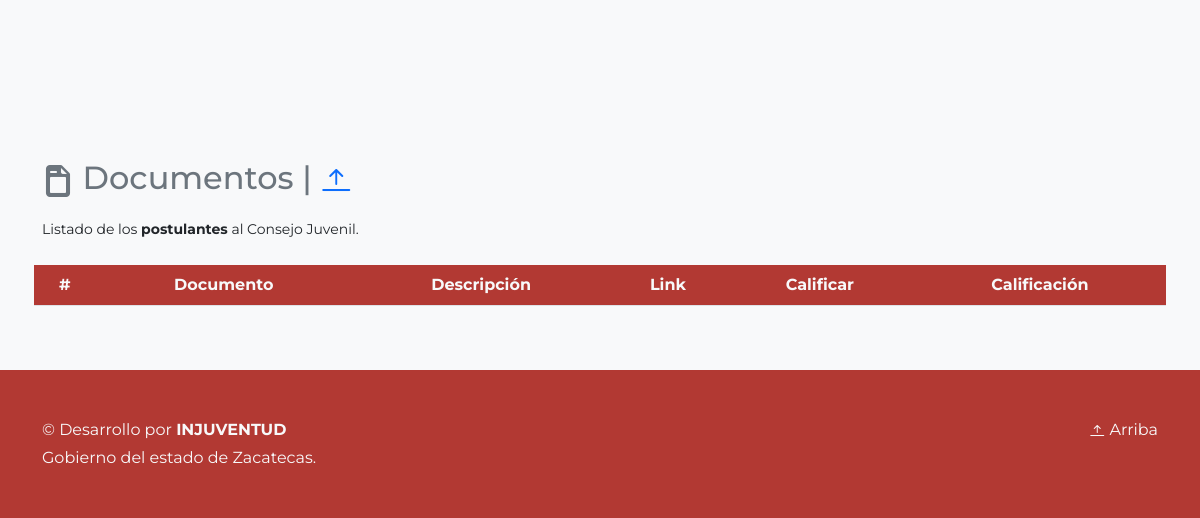
Page /sistema/jurado/listado_docs.php?id=16 (lower part) on the earlier database version.
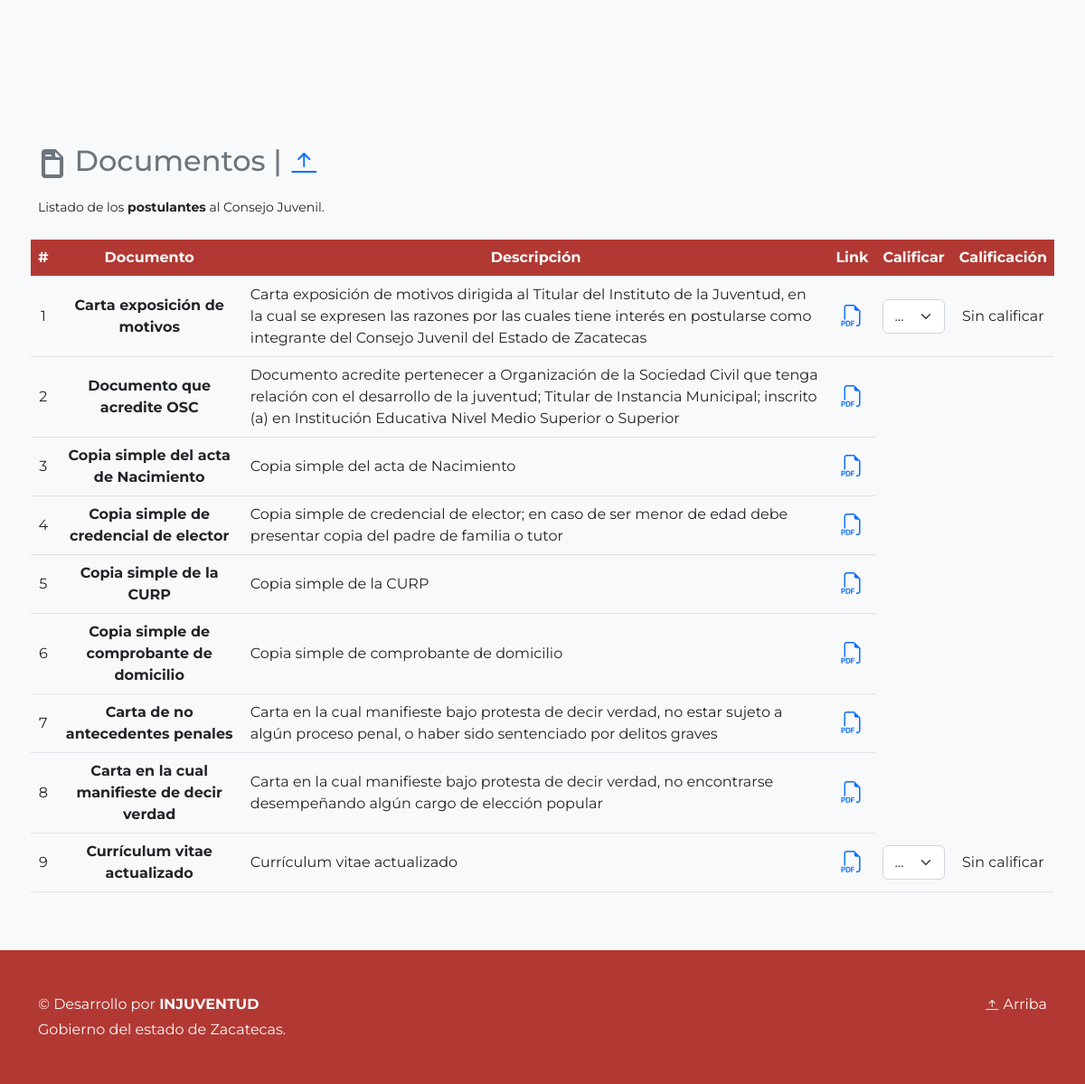
Same page on the later database version.
### tables this page shows
CREATE TABLE `documentos` (
  `id` int(11) NOT NULL,
  `documento` int(11) NOT NULL COMMENT 'Tipo documento numerado',
  `id_ext` int(11) NOT NULL,
  `link` varchar(45) NOT NULL,
  `fecha` datetime NOT NULL
);

CREATE TABLE `catalogo_documentos` (
  `id` int(11) NOT NULL,
  `documento` varchar(50) NOT NULL,
  `subtitulo` varchar(50) NOT NULL,
  `descripcion` varchar(300) NOT NULL,
  `link` varchar(200) DEFAULT NULL
);

### sistema/jurado/query/listado_documentos.php (the view, shortened to what this page needs)
<?php
include('qc.php');
$x=0;
$sqlDocs = "SELECT * FROM documentos WHERE id_ext = '$idPostulante' ORDER BY documento ASC";
$resultadoDocs = $conn->query($sqlDocs);
while($rowDocs = $resultadoDocs->fetch_assoc()){
    $x++;
    $doc = $rowDocs['documento'];
    $sqlDocumento ="SELECT * FROM catalogo_documentos WHERE id ='$doc'";
    $resultadoDocumento = $conn->query($sqlDocumento);
    $rowDocumento = $resultadoDocumento->fetch_assoc();
    echo'
    <tr class="align-middle">
        <td>'.$x.'</td>
        <td><strong>'.$rowDocumento['documento'].'</strong></td>
        <td class="text-start">'.$rowDocumento['descripcion'].'</td>
        <td><a href="../'.$rowDocs['link'].'"><i class="bi bi-filetype-pdf h4"></i></a></td>';
    if($rowDocs['documento']==1 || $rowDocs['documento']==9){
        echo'
        <td>
            <select class="form-select" aria-label="Default select example" id="calificacion'.$rowDocs['documento'].'" onchange="calificar('.$rowDocs['id_ext'].','.$rowDocs['documento'].','.$_SESSION['id'].')">
                <option selected value="">...</option>
                <option value="1">1</option>
                <option value="2">2</option>
                <option value="3">3</option>
                <option value="4">4</option>
                <option value="5">5</option>
                <option value="6">6</option>
                <option value="7">7</option>
                <option value="8">8</option>
                <option value="9">9</option>
                <option value="10">10</option>
            </select>
        </td>
        <td>
            <span id="calificacionActual'.$rowDocs['documento'].'">';
                if($rowDocs['documento']==1){
                    $idExtCon = $rowDocs['id_ext'];
                    $jurado = $_SESSION['id'];
                    $docCon = "SELECT * FROM calificacion WHERE documento = 1 AND id_ext = '$idExtCon' AND id_jurado = '$jurado'";
                    $resultadoCon = $conn->query($docCon);
                    $rowCon = $resultadoCon->fetch_assoc();
                    if(empty($rowCon['calificacion'])){
                        echo 'Sin calificar';
                    }
                    else{
                    echo $rowCon['calificacion'];
                    }
                }
                else if($rowDocs['documento']==9){
                    $idExtCon = $rowDocs['id_ext'];
                    $jurado = $_SESSION['id'];
                    $docCon = "SELECT * FROM calificacion WHERE documento = 9 AND id_ext = '$idExtCon' AND id_jurado = '$jurado'";
                    $resultadoCon = $conn->query($docCon);
                    $rowCon = $resultadoCon->fetch_assoc();
                    if(empty($rowCon['calificacion'])){
                        echo 'Sin calificar';
                    }
                    else{
                    echo $rowCon['calificacion'];
                    }
                }
                else{
                    echo '---';
                }
            echo'
            </span>
        </td>
        ';
    }
    echo'
    </tr>
    ';
}
?>

Differences in the rows shown:
added documentos: catalogo_documentos.documento "Carta exposición de motivos", catalogo_documentos.descripcion "Carta exposición de motivos dirigida al Titular del Instituto de la Juventud, en la cual se expresen las razones por las cuales tiene interés en postularse como integrante del Consejo Juvenil del Estado de Zacatecas", shows "Sin calificar"
added documentos: catalogo_documentos.documento "Documento que acredite OSC", catalogo_documentos.descripcion "Documento acredite pertenecer a Organización de la Sociedad Civil que tenga relación con el desarrollo de la juventud; Titular de Instancia Municipal; inscrito (a) en Institución Educativa Nivel Medio Superior o Superior"
added documentos: catalogo_documentos.documento "Copia simple del acta de Nacimiento", catalogo_documentos.descripcion "Copia simple del acta de Nacimiento"
added documentos: catalogo_documentos.documento "Copia simple de credencial de elector", catalogo_documentos.descripcion "Copia simple de credencial de elector; en caso de ser menor de edad debe presentar copia del padre de familia o tutor"
added documentos: catalogo_documentos.documento "Copia simple de la CURP", catalogo_documentos.descripcion "Copia simple de la CURP"
added documentos: catalogo_documentos.documento "Copia simple de comprobante de domicilio", catalogo_documentos.descripcion "Copia simple de comprobante de domicilio"
added documentos: catalogo_documentos.documento "Carta de no antecedentes penales", catalogo_documentos.descripcion "Carta en la cual manifieste bajo protesta de decir verdad, no estar sujeto a algún proceso penal, o haber sido sentenciado por delitos graves"
added documentos: catalogo_documentos.documento "Carta en la cual manifieste de decir verdad", catalogo_documentos.descripcion "Carta en la cual manifieste bajo protesta de decir verdad, no encontrarse desempeñando algún cargo de elección popular"
added documentos: catalogo_documentos.documento "Currículum vitae actualizado", catalogo_documentos.descripcion "Currículum vitae actualizado", shows "Sin calificar"
